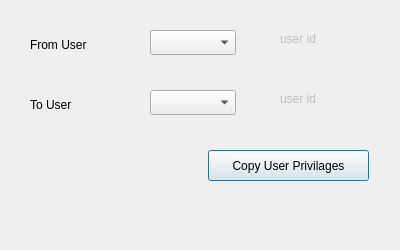
<?xml version="1.0" encoding="UTF-8"?>
<ui version="4.0">
 <class>user</class>
 <widget class="QDialog" name="user">
  <property name="geometry">
   <rect>
    <x>0</x>
    <y>0</y>
    <width>400</width>
    <height>250</height>
   </rect>
  </property>
  <property name="minimumSize">
   <size>
    <width>400</width>
    <height>250</height>
   </size>
  </property>
  <property name="maximumSize">
   <size>
    <width>400</width>
    <height>250</height>
   </size>
  </property>
  <property name="windowTitle">
   <string>user</string>
  </property>
  <widget class="QLabel" name="label_8">
   <property name="geometry">
    <rect>
     <x>30</x>
     <y>30</y>
     <width>99</width>
     <height>29</height>
    </rect>
   </property>
   <property name="text">
    <string>From User</string>
   </property>
  </widget>
  <widget class="QComboBox" name="CMB_userName">
   <property name="geometry">
    <rect>
     <x>150</x>
     <y>30</y>
     <width>86</width>
     <height>25</height>
    </rect>
   </property>
  </widget>
  <widget class="QComboBox" name="CMB_userName1">
   <property name="geometry">
    <rect>
     <x>150</x>
     <y>90</y>
     <width>86</width>
     <height>25</height>
    </rect>
   </property>
  </widget>
  <widget class="QLabel" name="label_9">
   <property name="geometry">
    <rect>
     <x>30</x>
     <y>90</y>
     <width>99</width>
     <height>29</height>
    </rect>
   </property>
   <property name="text">
    <string>To User</string>
   </property>
  </widget>
  <widget class="QPushButton" name="BTN_copyUser">
   <property name="geometry">
    <rect>
     <x>208</x>
     <y>150</y>
     <width>161</width>
     <height>31</height>
    </rect>
   </property>
   <property name="font">
    <font>
     <pointsize>9</pointsize>
    </font>
   </property>
   <property name="text">
    <string>Copy User Privilages</string>
   </property>
  </widget>
  <widget class="QLabel" name="LB_userID">
   <property name="enabled">
    <bool>false</bool>
   </property>
   <property name="geometry">
    <rect>
     <x>280</x>
     <y>30</y>
     <width>151</width>
     <height>17</height>
    </rect>
   </property>
   <property name="frameShape">
    <enum>QFrame::NoFrame</enum>
   </property>
   <property name="text">
    <string>user id</string>
   </property>
  </widget>
  <widget class="QLabel" name="LB_userID2">
   <property name="enabled">
    <bool>false</bool>
   </property>
   <property name="geometry">
    <rect>
     <x>280</x>
     <y>90</y>
     <width>151</width>
     <height>17</height>
    </rect>
   </property>
   <property name="frameShape">
    <enum>QFrame::NoFrame</enum>
   </property>
   <property name="text">
    <string>user id</string>
   </property>
  </widget>
 </widget>
 <resources/>
 <connections/>
</ui>
